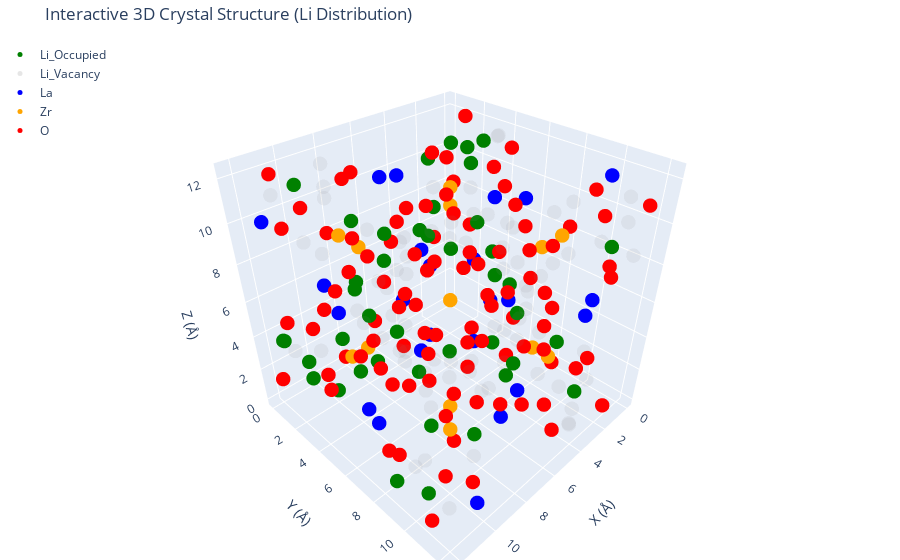

The code cell stored with this chart in its notebook:
### Code cell
# 먼저 라이브러리가 없다면 설치 필요 (!pip install plotly)
import plotly.graph_objects as go
import numpy as np

# -----------------------------------------------------------------------------
# (이전 단계의 vis_data 딕셔너리가 메모리에 있다고 가정합니다)
# -----------------------------------------------------------------------------

fig = go.Figure()

# Plotly는 'Trace'라는 개념으로 데이터를 추가합니다.
for key, coords in vis_data.items():
    if not coords: continue
    
    coords = np.array(coords)
    
    # 스타일 설정 (구 크기 및 투명도)
    size = 5
    opacity = 1.0
    color = color_map.get(key, 'black')
    symbol = 'circle' # 3D에서는 구처럼 보입니다
    
    s = 5
    # 원소별 커스텀 스타일
    if key == 'Li_Occupied':
        size = s
        color = 'green'
    elif key == 'Li_Vacancy':
        size = s
        opacity = 0.1  # 빈자리는 아주 흐릿하게 (Ghost)
        color = 'gray'
    elif key == 'O':
        size = s
        color = 'red'
        opacity = 1
    elif key in ['La', 'Zr']:
        size = s
        opacity = 1

    # Scatter3d 추가
    fig.add_trace(go.Scatter3d(
        x=coords[:, 0],
        y=coords[:, 1],
        z=coords[:, 2],
        mode='markers',
        name=key,
        marker=dict(
            size=size,
            color=color,
            opacity=opacity,
            symbol=symbol,
            line=dict(width=0) # 외곽선 제거 (더 부드럽게 보임)
        ),
        hovertemplate=f'<b>{key}</b><br>X: %{{x:.2f}}<br>Y: %{{y:.2f}}<br>Z: %{{z:.2f}}<extra></extra>'
    ))

# 레이아웃 설정 (비율 유지 및 배경 제거)
fig.update_layout(
    title="Interactive 3D Crystal Structure (Li Distribution)",
    scene=dict(
        xaxis_title='X (Å)',
        yaxis_title='Y (Å)',
        zaxis_title='Z (Å)',
        aspectmode='data' # 실제 비율 유지 (찌그러짐 방지)
    ),
    margin=dict(r=0, b=0, l=0, t=40), # 여백 최소화
    legend=dict(x=0, y=1)
)

fig.show()
